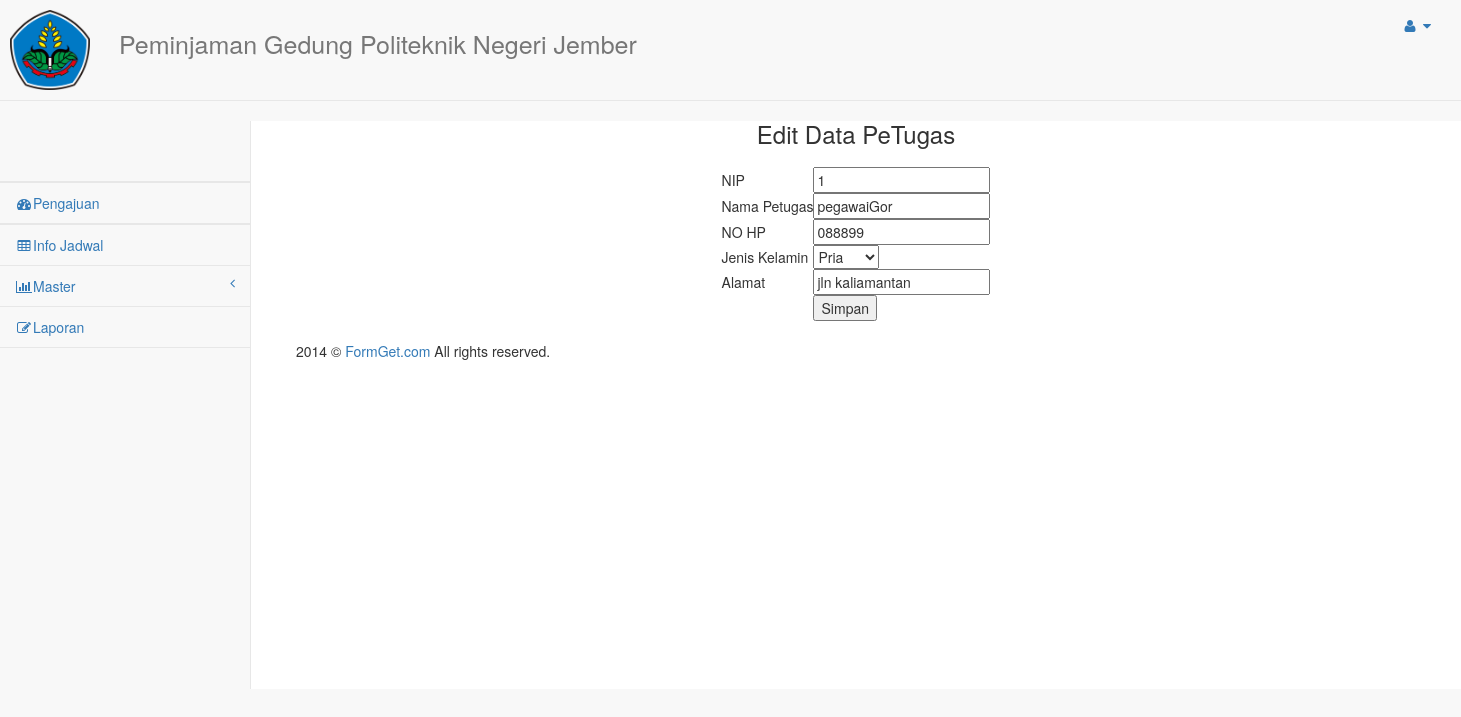
The app's page /petugas/edit/1 with its own data.
### tables this page shows
CREATE TABLE `pegawai` (
  `NIP` varchar(20) NOT NULL,
  `Nama_Pegawai` varchar(30) NOT NULL,
  `NoHp_Pegawai` char(13) NOT NULL,
  `JK_Pegawai` varchar(6) NOT NULL,
  `Password` varchar(15) NOT NULL,
  `Alamat_Pegawai` text NOT NULL,
  `level` char(7) NOT NULL
);

### application/controllers/petugas.php (called while the page is built, shortened)
<?php
class petugas extends CI_Controller{
	function __construct(){
		$this->load->helper(array('url'));
		$this->load->model('petugas_model');
		$this->load->view('home/headerm');
	}
 	 function edit(){
 	 	$id = $this->uri->segment(3);
		$data['ci'] = $this->petugas_model->get_data_edit($id);
		$data['id'] = $id;
		$this->load->view('master/edit_petugas',$data);
	}
}
?>

### index.php (called while the page is built, shortened)
<?php
require_once BASEPATH.'core/CodeIgniter.php';

### application/models/petugas_model.php (called while the page is built, shortened)
<?php
class petugas_model extends CI_Model{
	function get_data_edit($id){
		$query = $this->db->query("SELECT * FROM pegawai where NIP = '$id'");
		return $query->result();
	}
	}
?>

### application/views/master/edit_petugas.php (the view, shortened to what this page needs)
<!DOCTYPE html>
<html>
<head>
</head>
<body>
	<center>
		<h3>Edit Data PeTugas</h3>
	</center>
	<?php foreach($ci as $row){ ?>
	<form action="<?php echo base_url(). 'petugas/update/'.$id; ?>" method="post">
		<table style="margin:20px auto;">
		<tr>
				<td>NIP</td>
				<td>
					<input type="varchar" name="NIP" value="<?php echo $row->NIP ?>" readonly>
				</td>
		</tr>
			<tr>
				<td>Nama Petugas</td>
				<td>
					<input type="char" name="Nama_Pegawai" value="<?php echo $row->Nama_Pegawai ?>" readonly>
				</td>
			</tr>
			<tr>
				<td>NO HP</td>
				<td><input type="char" name="NoHp_Pegawai" value="<?php echo $row->NoHp_Pegawai ?>"></td>
			</tr>
			<tr>
				<td>Jenis Kelamin</td>
				<td><select name="JK_Pegawai">
                <option value="pria">Pria</option>
                <option value="wanita">Wanita</option></select></td>
			</tr>
			<tr>
				<td>Alamat</td>
				<td><input type="varchar" name="Alamat_Pegawai" value="<?php echo $row->Alamat_Pegawai ?>"></td>
			</tr>
			<tr>
				<td></td>
				<td><input type="submit" value="Simpan"></td>
			</tr>
		</table>
	</form>
	<?php } ?>
</body>
<footer>
    <div id="footer_bottom" class="footer-bottom footer">
<div class="container">
<div class="row">
<div class="col-md-12">
<div class="copyright">2014 © <a href="#">FormGet.com</a> All rights reserved.</div>
</div>
</div>
</div>
      </footer>
</html>

### records on screen
pegawai: NIP "1", Nama_Pegawai "pegawaiGor", NoHp_Pegawai "088899", Alamat_Pegawai "jln kaliamantan"
